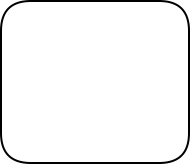
#> input picture utils/metrics/images/bg.png, 190 x 164 px
$ python metrics_logo.py Android/resources/Images/image1.jpg Android/resources/Images/image10.jpg Android/resources/Images/image10.jpg Android/resources/Images/image10.jpg out.png   (older library calls are emulated)
#> lines starting #> are read from the running program, lines starting #| are printed output that depends on the picture; pictures that were not available may be replaced by others from this repository, and a replacement may not be noted
import os
import re
import sys

from PIL import Image, ImageDraw, ImageFont


class MetricLogo:

    STAGING = 'STAGING'
    PR_PREFIX = 'PR'
    PASS_COLOR = '#48cd06'
    FAIL_COLOR = '#fb3535'
    METRICS_PATH = os.path.join("utils", "metrics")
    METRICS_WIDTH = 212
    METRICS_HEIGHT = 184
    PRODUCT_TOP_MARGIN = 23
    PLATFORM_FONT_SIZE = 25
    PLATFORM_TOP_MARGIN = 65
    PLATFORM_FONT_COLOR = "#979797"
    ENVIRONMENT_FONT_SIZE = 19
    ENVIRONMENT_FONT_COLOR = "black"
    ENVIRONMENT_MARGIN = (30, 104)
    SUCCESS_RATE_FONT_SIZE = 16
    SUCCESS_RATE_MARGIN = (24, 134)

    def __init__(self, product, platform, environment, success_rate, output):
#> called with product = 'Android/resources/Images/image1.jpg', platform = 'Android/resources/Images/image10.jpg', environment = 'Android/resources/Images/image10.jpg', success_rate = 'Android/resources/Images/image10.jpg', output = 'out.png'
        self.product = product
        self.platform = platform.replace('_', ' ')
        self.environment = environment
        self.success_rate = str(success_rate)
        self.status = 'pass' if success_rate == '100' else 'fail'
        self.output = output
        self.image = Image.new('RGBA', (self.METRICS_WIDTH, self.METRICS_HEIGHT), color='white')
#> self.image: PIL image 212x184 RGBA; every value is 255
        background = Image.open(self.__get_file('images', 'bg.png'))
#> background is the input picture: PIL image 190x164 RGBA; mean R, G, B, A 0, 0, 0, 10.7
        self.image.paste(background, (10, 10), background)

    def create_logo(self):
        self.__process_product()
        self.__process_platform()
        self.__process_environment()
        self.__process_success_rate()
        self.__process_result()
        self.image.save(self.output + '.png')

    def __process_product(self):
        product = Image.open(self.__get_file('images', self.product, 'logo.png'))
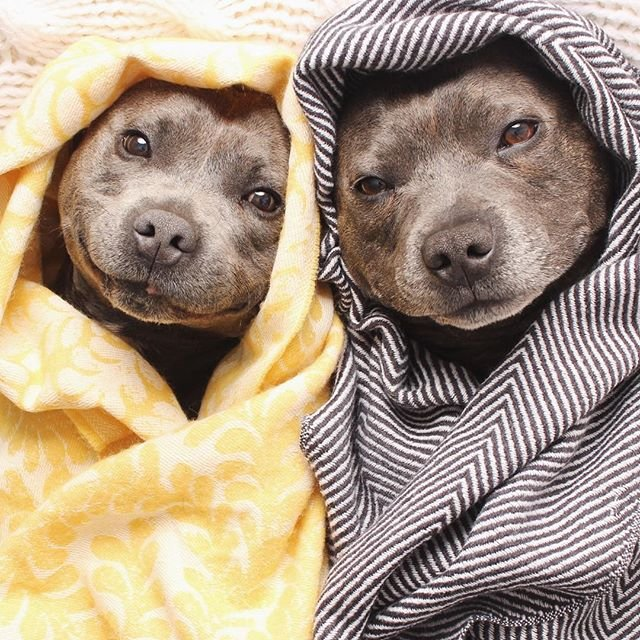
#> input picture Android/resources/Images/image1.jpg, 640 x 640 px, given in place of logo.png, which was not available
#> product is the input picture: PIL image 640x640 RGB; mean R, G, B 170.3, 152, 131.9
        width, _ = product.size
#> width = 640
        box = ((self.METRICS_WIDTH - width) // 2, self.PRODUCT_TOP_MARGIN)
#> box = (-214, 23)
        self.image.paste(product, box=box)
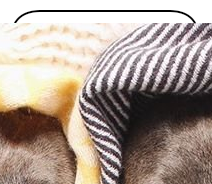
#> self.image: PIL image 212x184 RGBA; mean R, G, B, A 171.3, 157.1, 147.8, 254.9; transparent parts drawn white

    def __process_platform(self):
        self.platform = ' '.join(self.platform.upper())
        platform = ImageDraw.Draw(self.image)
        font_path = self.__get_file('fonts', 'debussy.ttf')
        font = ImageFont.truetype(font_path, size=self.PLATFORM_FONT_SIZE)
        width, _ = platform.textsize(self.platform, font=font)
#> width = 836
        box = ((self.METRICS_WIDTH - width) // 2, self.PLATFORM_TOP_MARGIN)
#> box = (-312, 65)
        platform.text(box, self.platform, fill=self.PLATFORM_FONT_COLOR, font=font)

    def __process_environment(self):
        self.environment = self.environment.upper()
        environment = ImageDraw.Draw(self.image)
        font_path = self.__get_file('fonts', 'roboto-black.ttf')
        font = ImageFont.truetype(font_path, size=self.ENVIRONMENT_FONT_SIZE)
        if re.match(r'\d+', self.environment):
            background = self.__get_background(self.environment + ' ')
            environment.text(self.ENVIRONMENT_MARGIN, self.PR_PREFIX, fill=self.ENVIRONMENT_FONT_COLOR, font=font)
            width, height = self.ENVIRONMENT_MARGIN
            pr_value_margin = (width + 33, height + 1)
            self.image.paste(background, pr_value_margin, background)
            self.ENVIRONMENT_MARGIN = (width + 37, height)
            self.ENVIRONMENT_FONT_COLOR = 'white'
            width, _ = environment.textsize(self.environment, font)

        environment.text(self.ENVIRONMENT_MARGIN, self.environment, fill=self.ENVIRONMENT_FONT_COLOR, font=font)

    def __process_success_rate(self):
        self.success_rate = '%' + self.success_rate
        success_rate = ImageDraw.Draw(self.image)
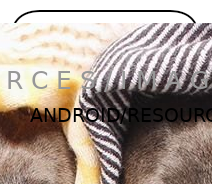
#> self.image: PIL image 212x184 RGBA; mean R, G, B, A 168.5, 154.9, 146.1, 254.9; transparent parts drawn white
        font_path = self.__get_file('fonts', 'roboto-black.ttf')
        font = ImageFont.truetype(font_path, size=self.SUCCESS_RATE_FONT_SIZE)
        color = getattr(self, self.status.upper() + '_COLOR')
        background = self.__get_background(self.success_rate, color=color)
        self.image.paste(background, (self.SUCCESS_RATE_MARGIN[0] - 2, self.SUCCESS_RATE_MARGIN[1] - 2), background)
        success_rate.text(self.SUCCESS_RATE_MARGIN, self.success_rate + '   Success', fill='black', font=font)
        success_rate.text(self.SUCCESS_RATE_MARGIN, self.success_rate, fill='white', font=font)

    def __process_result(self):
        result = Image.open(self.__get_file('images', self.status, self.status + '.png'))
        self.image.paste(result, (141, 100), result)

    def __get_file(self, *args):
        return os.path.join(self.METRICS_PATH, *args)

    def __get_background(self, text, color='black'):
#> called with text = '%Android/resources/Images/image10.jpg', color = '#fb3535'
        draw = ImageDraw.Draw(self.image)
        font_path = self.__get_file('fonts', 'roboto-black.ttf')
        font = ImageFont.truetype(font_path, size=self.ENVIRONMENT_FONT_SIZE)
        width, height = draw.textsize(text, font=font)
#> width = 391; height = 22
        background = self.__cornered_background(7, width, height, color=color)
        return background

    @staticmethod
    def __cornered_background(rad, width, height, color='black'):
#> called with rad = 7, width = 391, height = 22, color = '#fb3535'
        background = Image.new('RGB', (width + 4, height + 4), color=color)
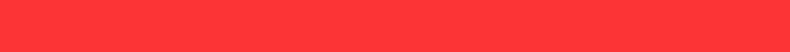
#> background: PIL image 395x26 RGB (shown 2 times larger); mean R, G, B 251, 53, 53
        circle = Image.new('L', (rad * 2, rad * 2), 0)
        draw = ImageDraw.Draw(circle)
        draw.ellipse((0, 0, rad * 2, rad * 2), fill=255)
        alpha = Image.new('L', background.size, 255)
#> alpha: PIL image 395x26 L; every value is 255
        w, h = background.size
#> w = 395; h = 26
        alpha.paste(circle.crop((0, 0, rad, rad)), (0, 0))
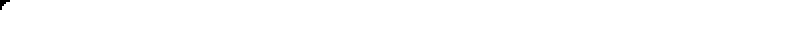
#> alpha: PIL image 395x26 L (shown 2 times larger); 99.9% white; 1 black region (1 under 20 px)
        alpha.paste(circle.crop((0, rad, rad, rad * 2)), (0, h - rad))
#> alpha: PIL image 395x26 L; 99.8% white; 2 black regions (2 under 20 px)
        alpha.paste(circle.crop((rad, 0, rad * 2, rad)), (w - rad, 0))
#> alpha: PIL image 395x26 L; 99.7% white; 3 black regions (3 under 20 px)
        alpha.paste(circle.crop((rad, rad, rad * 2, rad * 2)), (w - rad, h - rad))
#> alpha: PIL image 395x26 L; 99.7% white; 4 black regions (4 under 20 px)
        background.putalpha(alpha)
#> background: PIL image 395x26 RGBA
        return background


if __name__ == '__main__':
    product = sys.argv[1]
    platform = sys.argv[2]
    environment = sys.argv[3]
    success_rate = sys.argv[4]
    output = sys.argv[5]

    m = MetricLogo(product, platform, environment, success_rate, output)
    m.create_logo()
#> in __process_success_rate, `self.image.paste(background, (self.SUCCESS_RATE_MARGIN[0] - 2, self.SU..`:
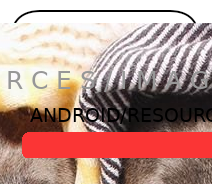
#> self.image: PIL image 212x184 RGBA; mean R, G, B, A 182.6, 146.8, 139.5, 254.9; transparent parts drawn white
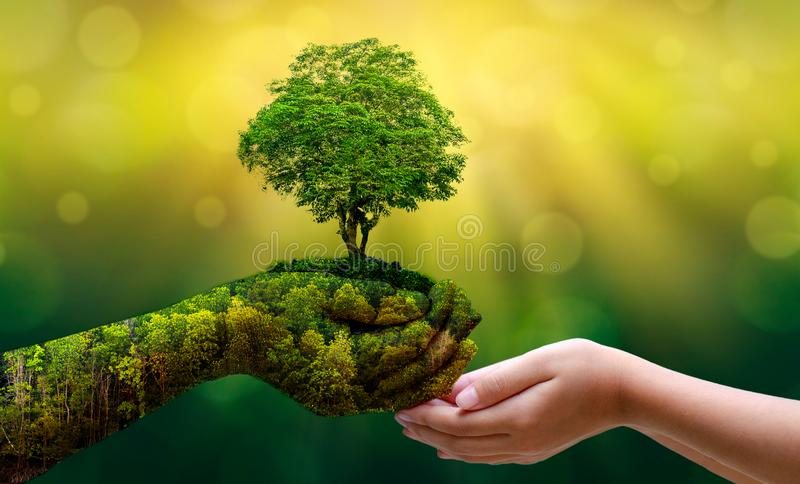
#> input picture Android/resources/Images/image10.jpg, 800 x 484 px, given in place of fail.png, which was not available
#> in __process_result, result is the input picture: PIL image 800x484 RGB; mean R, G, B 128.4, 129.9, 45.2
#> (the run stopped early here; a loop or call above may not have finished)
